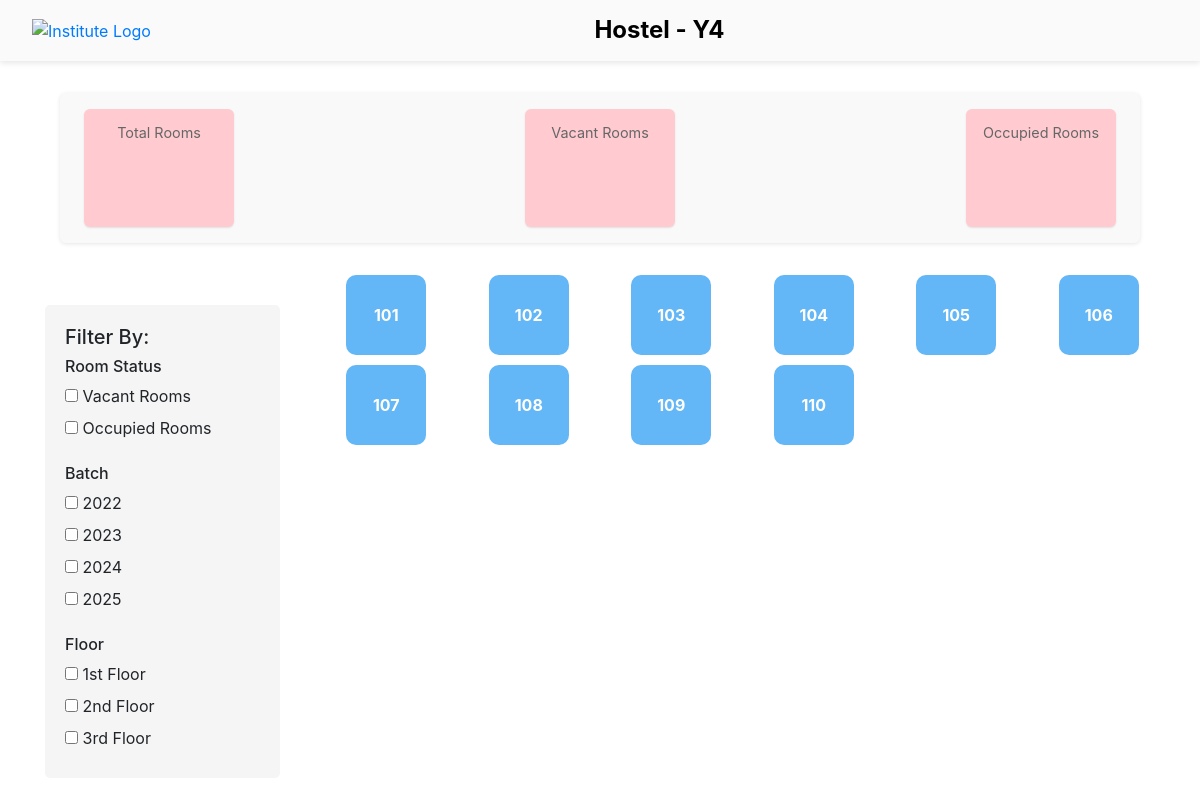
Screenshot of /hostel4.html with the database file from the repository.
### app.py (models this page shows)
class HostelD(db.Model):
    __tablename__ = 'hostel_D'
    id = db.Column(db.Integer, primary_key=True)
    h_id = db.Column(db.Integer, ForeignKey('Hostel.h_id'), nullable=True)
    student_name = db.Column(db.String(50), nullable=True)
    roll_num = db.Column(db.String(20), nullable=True)
    room_num = db.Column(db.Integer, nullable=True)
    floor = db.Column(db.Integer, nullable=True)
    batch = db.Column(db.String(10), nullable=True)
    branch = db.Column(db.String(50), nullable=True)

### app.py (the view)
@app.route('/hostel4.html')
def hostel_d():
    hostel_d_data = HostelD.query.all()
    return render_template("hostel4.html", hostel_d_data=hostel_d_data)

### templates/hostel4.html (shortened to what this page needs)
<!DOCTYPE html>
<html lang="en">
<head>
    <link href="https://stackpath.bootstrapcdn.com/bootstrap/4.5.2/css/bootstrap.min.css" rel="stylesheet">
</head>
<body>
    <header class="header">
        <a href="index.html" class="logo-link">
            <img src="https://iitj.ac.in/images/logo/Design-of-New-Logo-of-IITJ-2.png" alt="Institute Logo" class="logo">
        </a>
        <h1 class="header-title">Hostel - Y4</h1>
    </header>
    <div class="stats-container">
        <div class="stat-box">
            <p class="stat-label">Total Rooms</p>
        </div>
        <div class="stat-box">
            <p class="stat-label">Vacant Rooms</p>
        </div>
        <div class="stat-box">
            <p class="stat-label">Occupied Rooms</p>
        </div>
      </div>
    <div class="container mt-3">
        <div class="row">
            <div class="col-md-3">
                <div class="filter-box">
                    <h5>Filter By:</h5>
                    <div>
                        <h6>Room Status</h6>
                        <div>
                            <input type="checkbox" id="vacant" name="status" value="vacant">
                            <label for="vacant">Vacant Rooms</label>
                        </div>
                        <div>
                            <input type="checkbox" id="occupied" name="status" value="occupied">
                            <label for="occupied">Occupied Rooms</label>
                        </div>
                    </div>
                    <div class="mt-3">
                        <h6>Batch</h6>
                        <div>
                            <input type="checkbox" id="batch2022" name="batch" value="2022">
                            <label for="batch2022">2022</label>
                        </div>
                        <div>
                            <input type="checkbox" id="batch2023" name="batch" value="2023">
                            <label for="batch2023">2023</label>
                        </div>
                        <div>
                            <input type="checkbox" id="batch2024" name="batch" value="2024">
                            <label for="batch2024">2024</label>
                        </div>
                        <div>
                            <input type="checkbox" id="batch2025" name="batch" value="2025">
                            <label for="batch2025">2025</label>
                        </div>
                    </div>
                    <div class="mt-3">
                        <h6>Floor</h6>
                        <div>
                            <input type="checkbox" id="floor1" name="floor" value="1">
                            <label for="floor1">1st Floor</label>
                        </div>
                        <div>
                            <input type="checkbox" id="floor2" name="floor" value="2">
                            <label for="floor2">2nd Floor</label>
                        </div>
                        <div>
                            <input type="checkbox" id="floor3" name="floor" value="3">
                            <label for="floor3">3rd Floor</label>
                        </div>
                    </div>
                </div>
            </div>
            <div class="col-md-9">
                <div class="row">
                    {% for student in hostel_d_data %}
                    <div class="col-lg-2 col-md-3 col-sm-4 col-4 room-container" id="room-{{ student.room_num }}"
                         data-status="{% if student.student_name is none %}vacant{% else %}occupied{% endif %}">
                        <div class="room-box {% if student.student_name is none %}vacant{% else %}occupied{% endif %}"
                             onclick="{% if (student).student_name is none %}openForm('{{ student.room_num }}'){% else %}window.location.href='/student-details/{{ student.room_num }}'{% endif %}">
                            {{ student.room_num }}
                        </div>
                    </div>
                    {% endfor %}
                </div>
            </div>
        </div>
    </div>
</body>
</html>

### templates/hostel4.html (style rules this page uses)
.header { display: flex; align-items: center; justify-content: space-between; padding: 1rem 2rem; background-color: #fafafa; color: black; box-shadow: 0 2px 6px rgba(0, 0, 0, 0.1); }
.logo-link { text-decoration: none; }
.logo { height: 50px; width: auto; cursor: pointer; }
.header-title { font-size: 1.5rem; font-weight: bold; margin: 0; flex-grow: 1; text-align: center; color: black; }
.filter-box { background-color: #f5f5f5; padding: 20px; border-radius: 5px; margin-right: 20px; margin-top: 30px; }
.room-container { position: relative; text-align: center; margin-bottom: 10px; }
.room-box { width: 80px; height: 80px; margin: auto; border-radius: 10px; display: flex; align-items: center; justify-content: center; font-size: 1rem; font-weight: bold; color: white; cursor: pointer; transition: transform 0.3s ease, box-shadow 0.3s ease; }
.occupied { background-color: #64b7f6; }
.stats-container { display: flex; justify-content: space-between; margin: 2rem 0; padding: 1rem; background-color: #f9f9f9; border-radius: 6px; box-shadow: 0 1px 4px rgba(0, 0, 0, 0.1); width: 90%; max-width: 1200px; margin-left: auto; margin-right: auto; min-height: 150px; }
.stat-box { text-align: center; padding: 0.5rem; background: #e7e7e7; border-radius: 6px; width: 150px; box-shadow: 0 1px 2px rgba(0, 0, 0, 0.1); margin: 0 0.5rem; background-color: #ffcbd1 }
.stat-label { font-size: 0.9rem; color: #666; margin: 0.3rem 0 0; }

### rows the page displays
HostelD: room_num "101"
HostelD: room_num "102"
HostelD: room_num "103"
HostelD: room_num "104"
HostelD: room_num "105"
HostelD: room_num "106"
HostelD: room_num "107"
HostelD: room_num "108"
HostelD: room_num "109"
HostelD: room_num "110"
